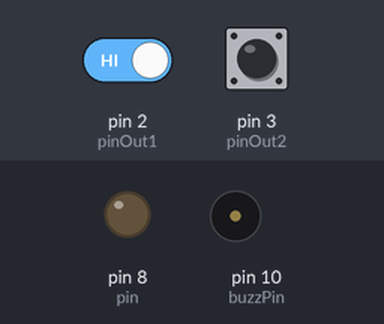
Simulated run of this sketch. Board: Arduino Uno, built with avr-gcc and run on an emulated ATmega328P. On the bench: output pins drawn as LEDs (lit = HIGH), buzzer (waves = sounding, pin HIGH). Inputs (shaded band) come from the test bench; at power-on: pin 2 (pinOut1) HIGH, pin 3 (pinOut2) HIGH. What the sketch prints to the serial monitor is not drawn.

Above: at 1.2 s.
1.3 s: pin 2 (pinOut1) driven LOW
At 3.3 s:
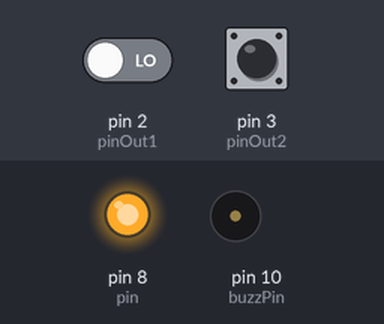
At 5.5 s:
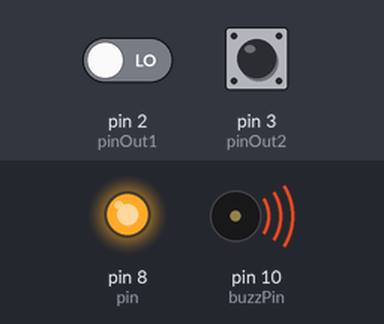
Timing chart, 0 to 7.0 s (numbered marks = the images above; inputs shaded):
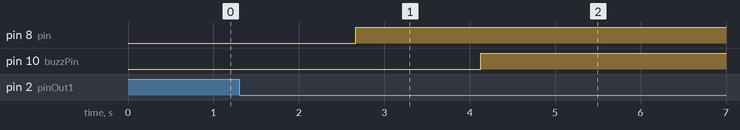

The sketch:

ToggleLED.ino
```cpp
int pin = 8;
int pinOut1 = 2;
int pinOut2 = 3;
int pinRead1;
int pinRead2;
int led;
int buzzPin = 10;
void setup() {
  // put your setup code here, to run once:
Serial.begin(9600);
pinMode(pin,OUTPUT);
pinMode(pinOut1,INPUT);
pinMode(pinOut2,INPUT);
pinMode(buzzPin,OUTPUT);

}

void loop() {
  // put your main code here, to run repeatedly:
pinRead1 = digitalRead(pinOut1);
pinRead2 = digitalRead(pinOut2);
Serial.println(pinRead1);

Serial.println(pinRead2);


if(pinRead1==0){
  led = led+1;
  delay(10);
}
if(pinRead2==0){
  led = led-1;
  delay(10);
}

if(led>255){
  led=255;
  digitalWrite(buzzPin,HIGH);
}

if(led<0){
  led = 0;

}
if(led<255){
  digitalWrite(buzzPin,LOW);
}
Serial.println(led);
analogWrite(pin,led);
}
```

Measured:
- after the input at 1.3 s, pin 8 (pin): LOW → HIGH after 1.4 s; pin 10 (buzzPin): LOW → HIGH after 2.8 s
